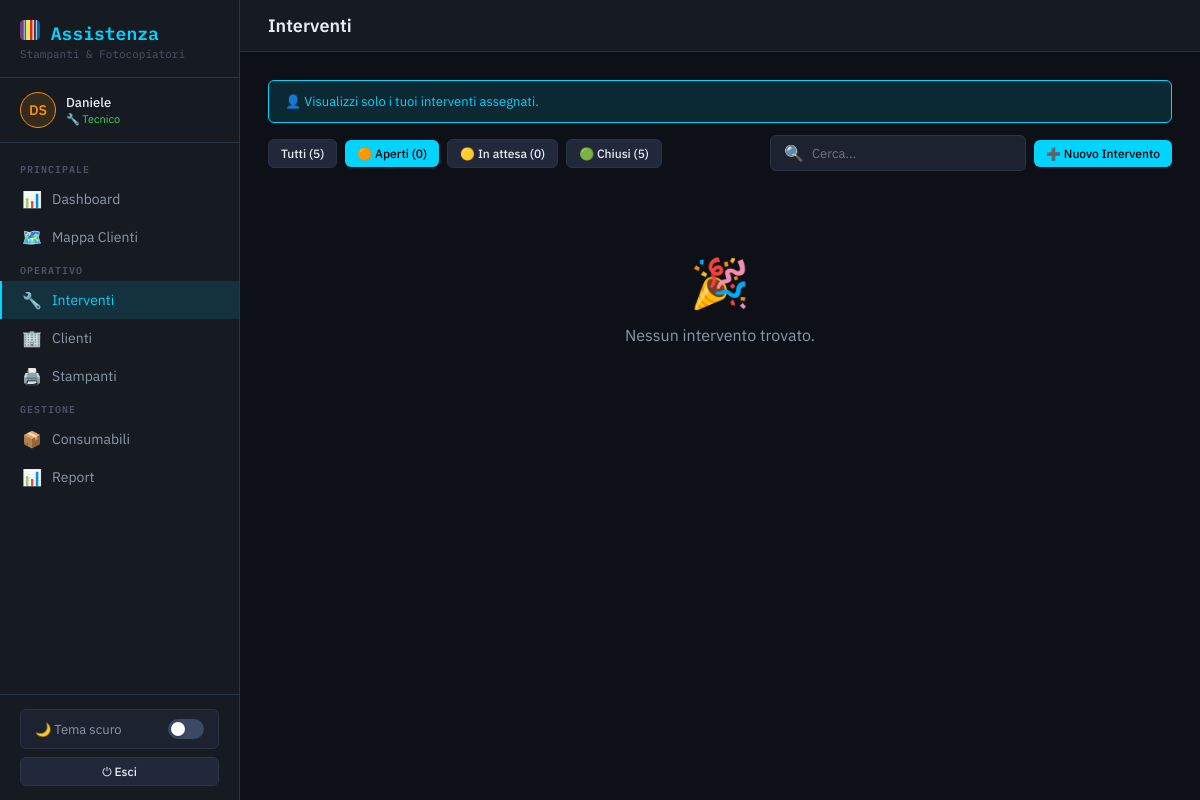
The app's page /pages/tickets.php?filter=open (signed in) with its own data.
### tables this page shows
CREATE TABLE `users` (
  `id` int(11) NOT NULL,
  `name` varchar(100) NOT NULL,
  `email` varchar(150) NOT NULL,
  `password` varchar(255) NOT NULL,
  `role` enum('admin','supervisor','tech','viewer','insert') NOT NULL DEFAULT 'tech',
  `avatar` varchar(4) NOT NULL DEFAULT 'US',
  `color` varchar(10) NOT NULL DEFAULT '#00d4ff',
  `notify_email` tinyint(1) NOT NULL DEFAULT 1,
  `active` tinyint(1) NOT NULL DEFAULT 1,
  `created_at` datetime NOT NULL DEFAULT current_timestamp(),
  `updated_at` datetime NOT NULL DEFAULT current_timestamp() ON UPDATE current_timestamp()
);

### includes/auth.php (called while the page is built, shortened)
<?php
function current_user(): ?array {
    return $_SESSION['user'] ?? null;
}

### includes/helpers.php (called while the page is built, shortened)
<?php
function h(mixed $v): string {
    return htmlspecialchars((string)($v ?? ''), ENT_QUOTES | ENT_SUBSTITUTE, 'UTF-8');
}

### includes/layout.php (the view, shortened to what this page needs)
<?php
require_once __DIR__ . '/auth.php';
require_once __DIR__ . '/helpers.php';
function layout_header(string $title = 'TechCopy', string $active = ''): void {
    $user      = current_user();
    $roleMeta = match($user['role'] ?? '') {
        'admin'      => ['👑', '#a78bfa', 'Amministratore'],
        'supervisor' => ['🔍', '#00d4ff', 'Supervisore'],
        'tech'       => ['🔧', '#39d353', 'Tecnico'],
        'viewer'     => ['👁', '#8b98a8', 'Visualizzatore'],
		'insert'     => ['🔧', '#00d4ff', 'Inserimento'],
        default      => ['•',  '#8b98a8', ''],
    };
?>
<!DOCTYPE html>
<html lang="it">
<head>
<link rel="stylesheet" href="/techcopy/assets/css/style.css">
</head>
<body>
<div class="app">
  <aside class="sidebar" id="sidebar">
    <div class="sidebar-logo">
      <h2><img src="/techcopy/assets/img/favicon.png" width="20" height="20"> Assistenza</h2>
      <p>Stampanti &amp; Fotocopiatori</p>
    </div>
    <?php if ($user): ?>
    <div class="sidebar-user">
      <div class="avatar" style="background:<?= h($user['color']) ?>22;color:<?= h($user['color']) ?>;border:1.5px solid <?= h($user['color']) ?>"><?= h($user['avatar']) ?></div>
      <div class="info">
        <div class="name"><?= h($user['name']) ?></div>
        <div class="role" style="color:<?= $roleMeta[1] ?>;font-size:11px"><?= $roleMeta[0] ?> <?= $roleMeta[2] ?></div>
      </div>
    </div>
    <?php endif; ?>
    <nav class="sidebar-nav">
      <div class="nav-section">Principale</div>
      <a href="/techcopy/index.php"              class="nav-item <?= $active==='dashboard'?'active':'' ?>"><span class="icon">📊</span> Dashboard</a>
      <a href="/techcopy/pages/map.php"          class="nav-item <?= $active==='map'?'active':'' ?>"><span class="icon">🗺️</span> Mappa Clienti</a>
      <div class="nav-section">Operativo</div>
      <a href="/techcopy/pages/tickets.php"      class="nav-item <?= $active==='tickets'?'active':'' ?>">
        <span class="icon">🔧</span> Interventi
      </a>
      <a href="/techcopy/pages/clients.php"      class="nav-item <?= $active==='clients'?'active':'' ?>"><span class="icon">🏢</span> Clienti</a>
      <a href="/techcopy/pages/printers.php"     class="nav-item <?= $active==='printers'?'active':'' ?>"><span class="icon">🖨️</span> Stampanti</a>
      <div class="nav-section">Gestione</div>
      <a href="/techcopy/pages/consumables.php"  class="nav-item <?= $active==='consumables'?'active':'' ?>">
        <span class="icon">📦</span> Consumabili
      </a>
      <a href="/techcopy/pages/reports.php"      class="nav-item <?= $active==='reports'?'active':'' ?>"><span class="icon">📊</span> Report</a>
    </nav>
    <div class="sidebar-footer">
      <button class="theme-toggle" onclick="toggleTheme()" id="theme-btn">
        <span id="theme-label">🌙 Tema scuro</span>
        <div class="toggle-track"><div class="toggle-knob"></div></div>
      </button>
      <div style="height:8px"></div>
      <a href="/techcopy/logout.php" class="btn btn-secondary btn-full btn-sm">⏻ Esci</a>
    </div>
  </aside>
  <div class="main">
    <div class="topbar">
      <h3><?= h($title) ?></h3>
    </div>
    <div class="page">
<?php
}
function layout_footer(): void {
?>
    </div>
  </div>
</div>
</body>
</html>
<?php
}

### assets/css/style.css (style rules this page uses)
:root { --bg: #0d1117; --surface: #161b22; --surface2: #1c2230; --surface3: #21283a; --border: #2a3448; --border2: #3a4a64; --accent: #00d4ff; --accent1: #00d4ff; --accent-dim: rgba(0,212,255,0.12); --accent-glow: rgba(0,212,255,0.25); --green: #39d353; --green-dim: rgba(57,211,83,0.12); --orange: #f79000; --orange-dim: rgba(247,144,0,0.12); --red: #f44747; --red-dim: rgba(244,71,71,0.12); --yellow: #ffd700; --purple: #a78bfa; --text: #e6edf3; --text2: #8b98a8; --text3: #4a5568; --mono: 'IBM Plex Mono', monospace; --sans: 'IBM Plex Sans', sans-serif; --radius: 6px; --shadow: 0 4px 24px rgba(0,0,0,0.4); }
.theme-toggle { display: flex; align-items: center; justify-content: space-between; gap: 8px; padding: 9px 14px; background: var(--surface2); border: 1px solid var(--border); border-radius: var(--radius); cursor: pointer; font-size: 13px; color: var(--text2); transition: all .15s; width: 100%; font-family: var(--sans); }
.theme-toggle .toggle-track { width: 36px; height: 20px; background: var(--border2); border-radius: 10px; position: relative; transition: background .2s; flex-shrink: 0; }
.theme-toggle .toggle-knob { position: absolute; top: 3px; left: 3px; width: 14px; height: 14px; background: #fff; border-radius: 50%; transition: transform .2s; box-shadow: 0 1px 3px rgba(0,0,0,.3); }
*, *::before, *::after { box-sizing:border-box; margin:0; padding:0; }
body { font-family:var(--sans); background:var(--bg); color:var(--text); min-height:100vh; }
a { color:inherit; text-decoration:none; }
.app { display:flex; height:100vh; overflow:hidden; }
.main { flex:1; overflow-y:auto; display:flex; flex-direction:column; }
.sidebar { width:240px; flex-shrink:0; background:var(--surface); border-right:1px solid var(--border); display:flex; flex-direction:column; overflow-y:auto; }
.sidebar-logo { padding:20px 20px 16px; border-bottom:1px solid var(--border); }
.sidebar-logo h2 { font-family:var(--mono); font-size:18px; color:var(--accent); font-weight:600; }
.sidebar-logo p { font-size:11px; color:var(--text3); margin-top:2px; font-family:var(--mono); }
.sidebar-user { padding:14px 20px; border-bottom:1px solid var(--border); display:flex; align-items:center; gap:10px; }
.sidebar-user .avatar { width:36px; height:36px; border-radius:50%; display:flex; align-items:center; justify-content:center; font-size:14px; font-weight:600; flex-shrink:0; }
.sidebar-user .info .name { font-size:13px; font-weight:500; }
.sidebar-user .info .role { font-size:11px; margin-top:1px; }
.sidebar-nav { padding:12px 0; flex:1; }
.nav-section { padding:8px 20px 4px; font-size:10px; font-weight:600; color:var(--text3); text-transform:uppercase; letter-spacing:1px; font-family:var(--mono); }
.nav-item { display:flex; align-items:center; gap:10px; padding:9px 20px; cursor:pointer; transition:all .15s; font-size:14px; color:var(--text2); border-left:2px solid transparent; }
.nav-item.active { color:var(--accent); background:var(--accent-dim); border-left-color:var(--accent); }
.nav-item .icon { font-size:16px; width:20px; text-align:center; }
.sidebar-footer { padding:14px 20px; border-top:1px solid var(--border); }
.topbar { background:var(--surface); border-bottom:1px solid var(--border); padding:14px 28px; display:flex; align-items:center; gap:16px; flex-shrink:0; }
.topbar h3 { font-size:18px; font-weight:600; flex:1; }
.page { padding:28px; flex:1; }
.btn { display:inline-flex; align-items:center; gap:8px; padding:10px 20px; border-radius:var(--radius); font-size:14px; font-weight:500; border:none; cursor:pointer; transition:all .2s; font-family:var(--sans); text-decoration:none; }
.btn-secondary { background:var(--surface3); color:var(--text); border:1px solid var(--border); }
.btn-sm { padding:6px 12px; font-size:12px; }
.btn-full { width:100%; justify-content:center; }

### records on screen
users: avatar "DS", name "Daniele", role "🔧", role "Tecnico"

### other values on screen
$title "Interventi"
$allCount "5"
$counts['open'] "0"
$counts['pending'] "0"
$counts['closed'] "5"
